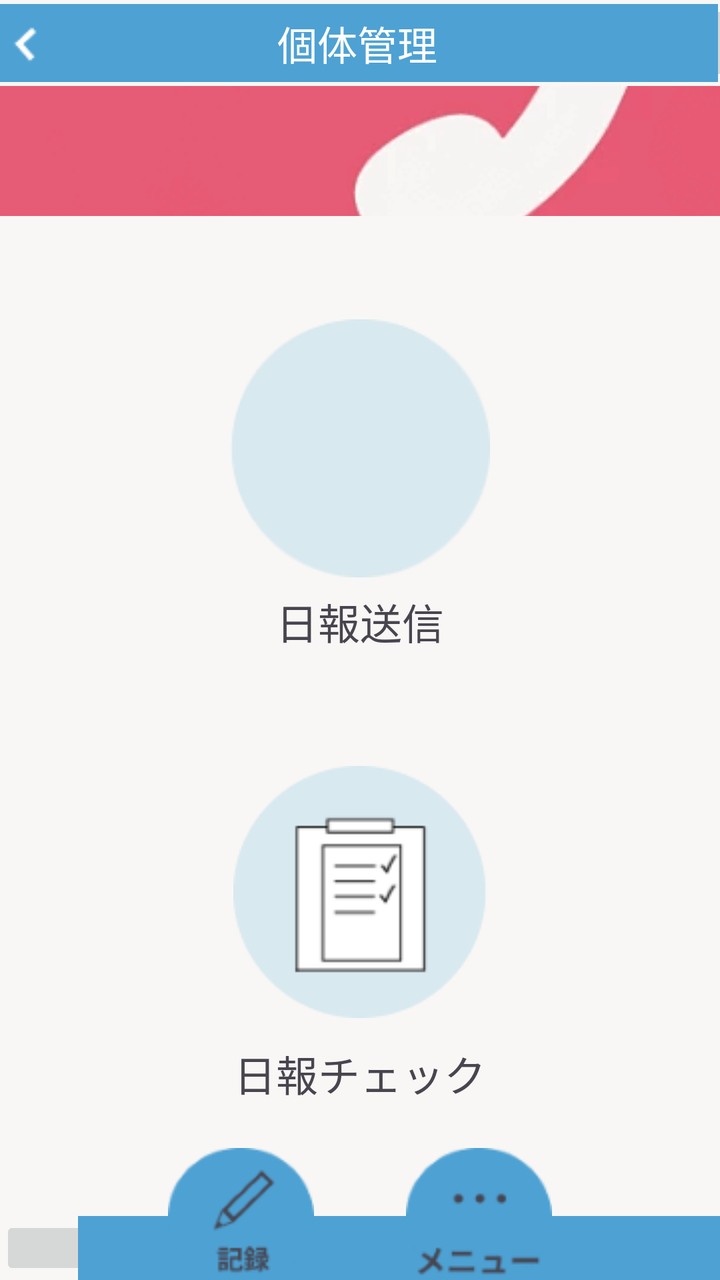
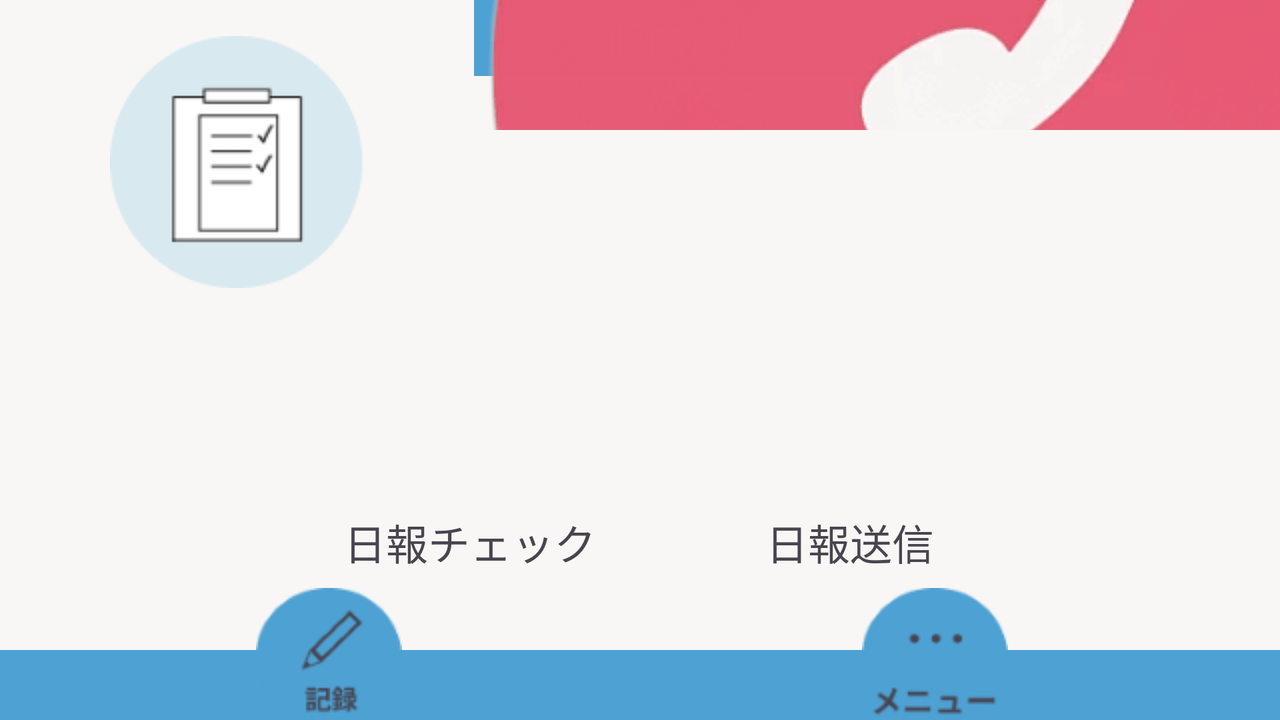

The same Android screen from two of the app's own layout files: first res/layout/ as a phone draws it, then the repository's variant for another configuration, drawn on a device whose configuration selects that folder. Both files follow.
<!-- AndroidManifest.xml: application theme Theme.ProjectBD2024 -->
<!-- res/layout/activity_daily_report_age.xml -->
<?xml version="1.0" encoding="utf-8"?>
<androidx.constraintlayout.widget.ConstraintLayout xmlns:android="http://schemas.android.com/apk/res/android"
    xmlns:app="http://schemas.android.com/apk/res-auto"
    xmlns:tools="http://schemas.android.com/tools"
    android:id="@+id/main"
    android:layout_width="match_parent"
    android:layout_height="match_parent"
    android:background="#F8F7F5"
    tools:context=".DailyReportAgeActivity">

    <LinearLayout
        android:layout_width="356dp"
        android:layout_height="490dp"
        android:orientation="vertical"
        app:layout_constraintEnd_toEndOf="parent"
        app:layout_constraintHorizontal_bias="0.49"
        app:layout_constraintStart_toStartOf="parent"
        app:layout_constraintTop_toBottomOf="@+id/contact"
        tools:ignore="RedundantNamespace">

        <ImageButton
            android:id="@+id/kiroku"
            android:layout_width="match_parent"
            android:layout_height="132dp"
            android:layout_marginTop="50dp"
            android:background="#00000000"
            android:src="@drawable/menu_icon"
            tools:ignore="ContentDescription,MissingConstraints,SpeakableTextPresentCheck" />

        <LinearLayout
            android:layout_width="match_parent"
            android:layout_height="wrap_content"
            android:orientation="horizontal">

            <TextView
                android:layout_width="match_parent"
                android:layout_height="wrap_content"
                android:layout_marginTop="5dp"
                android:gravity="center_horizontal"
                android:text="日報送信"
                android:textSize="21sp"
                tools:ignore="HardcodedText" />


        </LinearLayout>

        <ImageButton
            android:id="@+id/healthCheck"
            android:layout_width="match_parent"
            android:layout_height="140dp"
            android:layout_marginTop="50dp"
            android:background="#F8F7F5"
            android:src="@drawable/icon_nippo"
            tools:ignore="ContentDescription,MissingConstraints,SpeakableTextPresentCheck" />

        <LinearLayout
            android:layout_width="match_parent"
            android:layout_height="wrap_content"
            android:orientation="horizontal">

            <TextView
                android:layout_width="match_parent"
                android:layout_height="wrap_content"
                android:layout_marginTop="5dp"
                android:gravity="center_horizontal"
                android:text="日報チェック"
                android:textSize="21sp"
                tools:ignore="HardcodedText" />


        </LinearLayout>

    </LinearLayout>

    <ImageButton
        android:id="@+id/imageButton2"
        android:layout_width="437dp"
        android:layout_height="43dp"
        android:padding="0dp"
        android:src="@drawable/navi_top"
        app:layout_constraintEnd_toEndOf="parent"
        app:layout_constraintHorizontal_bias="0.521"
        app:layout_constraintStart_toStartOf="parent"
        tools:ignore="ContentDescription,MissingConstraints,SpeakableTextPresentCheck"
        tools:layout_editor_absoluteY="0dp" />


    <ImageButton
        android:layout_width="438dp"
        android:layout_height="32dp"
        android:padding="0dp"
        android:src="@drawable/navi_under"
        app:layout_constraintBottom_toBottomOf="parent"
        app:layout_constraintEnd_toEndOf="parent"
        app:layout_constraintHorizontal_bias="0.0"
        app:layout_constraintStart_toStartOf="parent"
        tools:ignore="ContentDescription,SpeakableTextPresentCheck" />

    <ImageButton
        android:id="@+id/contact"
        android:layout_width="wrap_content"
        android:layout_height="65dp"
        android:background="#00000000"
        android:padding="0dp"
        android:src="@drawable/phone"
        app:layout_constraintEnd_toEndOf="parent"
        app:layout_constraintTop_toBottomOf="@+id/imageButton2"
        tools:ignore="ContentDescription,MissingConstraints,SpeakableTextPresentCheck" />

    <ImageButton
        android:id="@+id/back"
        android:layout_width="wrap_content"
        android:layout_height="wrap_content"
        android:background="#00000000"
        android:padding="0dp"
        android:src="@drawable/back"
        app:layout_constraintBottom_toBottomOf="@+id/imageButton2"
        app:layout_constraintStart_toStartOf="parent"
        app:layout_constraintTop_toTopOf="parent"
        tools:ignore="ContentDescription,TouchTargetSizeCheck,SpeakableTextPresentCheck" />

    <TextView
        android:id="@+id/textView2"
        android:layout_width="wrap_content"
        android:layout_height="wrap_content"
        android:text="個体管理"
        android:textColor="#FFFFFF"
        android:textSize="20sp"
        app:layout_constraintBottom_toBottomOf="@+id/imageButton2"
        app:layout_constraintEnd_toEndOf="@+id/imageButton2"
        app:layout_constraintStart_toStartOf="@+id/imageButton2"
        app:layout_constraintTop_toTopOf="parent"
        tools:ignore="HardcodedText,MissingConstraints" />

    <ImageButton
        android:id="@+id/btnVoice"
        android:layout_width="wrap_content"
        android:layout_height="wrap_content"
        android:layout_marginStart="84dp"
        android:background="#00000000"
        android:padding="0dp"
        android:src="@drawable/navi_button1"

        app:layout_constraintBottom_toBottomOf="parent"
        app:layout_constraintStart_toStartOf="parent"
        tools:ignore="ContentDescription,MissingConstraints,SpeakableTextPresentCheck" />

    <ImageButton
        android:id="@+id/btnMenu"
        android:layout_width="wrap_content"
        android:layout_height="wrap_content"
        android:layout_marginEnd="84dp"
        android:background="#00000000"
        android:padding="0dp"
        android:src="@drawable/navi_button2"
        app:layout_constraintBottom_toBottomOf="parent"
        app:layout_constraintEnd_toEndOf="parent"
        tools:ignore="ContentDescription,SpeakableTextPresentCheck" />


</androidx.constraintlayout.widget.ConstraintLayout>
<!-- resources referenced by this layout -->
<resources>
  <!-- drawable back: png bitmap (drawable, 510 bytes) -->
  <!-- drawable icon_nippo: png bitmap (drawable, 3413 bytes) -->
  <!-- drawable menu_icon: png bitmap (drawable, 4017 bytes) -->
  <!-- drawable navi_button1: png bitmap (drawable, 3920 bytes) -->
  <!-- drawable navi_button2: png bitmap (drawable, 3163 bytes) -->
  <!-- drawable navi_top: png bitmap (drawable, 268 bytes) -->
  <!-- drawable navi_under: png bitmap (drawable, 301 bytes) -->
  <!-- drawable phone: png bitmap (drawable, 61895 bytes) -->
  <style name="Theme.ProjectBD2024" parent="Base.Theme.ProjectBD2024" />
  <style name="Base.Theme.ProjectBD2024" parent="Theme.Material3.DayNight.NoActionBar">
          
          
      </style>
</resources>
<!-- res/layout-land/activity_daily_report_age.xml (the repository's variant of the layout above) -->
<!-- drawn on the phone turned sideways -->
<?xml version="1.0" encoding="utf-8"?>
<androidx.constraintlayout.widget.ConstraintLayout xmlns:android="http://schemas.android.com/apk/res/android"
    xmlns:app="http://schemas.android.com/apk/res-auto"
    xmlns:tools="http://schemas.android.com/tools"
    android:id="@+id/main"
    android:layout_width="match_parent"
    android:layout_height="match_parent"
    android:background="#F8F7F5"
    tools:context=".DailyReportAgeActivity">

    
    <ImageButton
        android:id="@+id/imageButton2"
        android:layout_width="733dp"
        android:layout_height="38dp"
        android:padding="0dp"
        android:src="@drawable/tab_var"
        app:layout_constraintEnd_toEndOf="parent"
        app:layout_constraintHorizontal_bias="0.521"
        app:layout_constraintStart_toStartOf="parent"
        tools:ignore="ContentDescription,MissingConstraints,SpeakableTextPresentCheck"
        tools:layout_editor_absoluteY="0dp" />

    <ImageButton
        android:id="@+id/back"
        android:layout_width="wrap_content"
        android:layout_height="wrap_content"
        android:background="#00000000"
        android:padding="0dp"
        android:src="@drawable/tab_back"
        app:layout_constraintBottom_toBottomOf="@+id/imageButton2"
        app:layout_constraintStart_toStartOf="parent"
        app:layout_constraintTop_toTopOf="parent"
        tools:ignore="ContentDescription,SpeakableTextPresentCheck,TouchTargetSizeCheck" />

    <TextView
        android:id="@+id/textView2"
        android:layout_width="wrap_content"
        android:layout_height="wrap_content"
        android:text="個体管理"
        android:textColor="#FFFFFF"
        android:textSize="20sp"
        app:layout_constraintBottom_toBottomOf="@+id/imageButton2"
        app:layout_constraintEnd_toEndOf="@+id/imageButton2"
        app:layout_constraintStart_toStartOf="parent"
        app:layout_constraintTop_toTopOf="parent"
        tools:ignore="HardcodedText,MissingConstraints" />

    

    
    <ImageButton
        android:layout_width="734dp"
        android:layout_height="35dp"
        android:elevation="2dp"
        android:padding="0dp"
        android:src="@drawable/tab_var"
        app:layout_constraintBottom_toBottomOf="parent"
        app:layout_constraintEnd_toEndOf="parent"
        app:layout_constraintHorizontal_bias="0.0"
        app:layout_constraintStart_toStartOf="parent"
        tools:ignore="ContentDescription,SpeakableTextPresentCheck" />


    <ImageButton
        android:id="@+id/btnVoice"
        android:layout_width="wrap_content"
        android:layout_height="wrap_content"
        android:layout_marginStart="128dp"
        android:background="#00000000"
        android:elevation="2dp"
        android:padding="0dp"
        android:src="@drawable/navi_button1"
        app:layout_constraintBottom_toBottomOf="parent"
        app:layout_constraintStart_toStartOf="parent"
        tools:ignore="ContentDescription,MissingConstraints,SpeakableTextPresentCheck" />

    <ImageButton
        android:id="@+id/btnMenu"
        android:layout_width="wrap_content"
        android:layout_height="wrap_content"
        android:layout_marginEnd="136dp"
        android:background="#00000000"
        android:elevation="2dp"
        android:padding="0dp"
        android:src="@drawable/navi_button2"
        app:layout_constraintBottom_toBottomOf="parent"
        app:layout_constraintEnd_toEndOf="parent"
        tools:ignore="ContentDescription,SpeakableTextPresentCheck" />
    


    <ImageButton
        android:id="@+id/kiroku"
        android:layout_width="228dp"
        android:layout_height="162dp"
        android:background="#00000000"
        android:src="@drawable/menu_icon"
        tools:ignore="ContentDescription,MissingConstraints,SpeakableTextPresentCheck"
        tools:layout_editor_absoluteX="148dp"
        tools:layout_editor_absoluteY="134dp" />

    <TextView
        android:layout_width="237dp"
        android:layout_height="38dp"
        android:gravity="center_horizontal"
        android:text="日報送信"
        android:textSize="21sp"
        app:layout_constraintBottom_toBottomOf="parent"
        app:layout_constraintEnd_toEndOf="parent"
        app:layout_constraintHorizontal_bias="0.761"
        app:layout_constraintStart_toStartOf="parent"
        app:layout_constraintTop_toTopOf="parent"
        app:layout_constraintVertical_bias="0.793"
        tools:ignore="HardcodedText" />

    <ImageButton
        android:id="@+id/healthCheck"
        android:layout_width="237dp"
        android:layout_height="162dp"
        android:background="#F8F7F5"
        android:src="@drawable/icon_nippo"
        tools:ignore="ContentDescription,MissingConstraints,SpeakableTextPresentCheck"
        tools:layout_editor_absoluteX="376dp"
        tools:layout_editor_absoluteY="134dp" />

    <TextView
        android:layout_width="228dp"
        android:layout_height="38dp"
        android:gravity="center_horizontal"
        android:text="日報チェック"
        android:textSize="21sp"
        app:layout_constraintBottom_toBottomOf="parent"
        app:layout_constraintEnd_toEndOf="parent"
        app:layout_constraintHorizontal_bias="0.294"
        app:layout_constraintStart_toStartOf="parent"
        app:layout_constraintTop_toTopOf="parent"
        app:layout_constraintVertical_bias="0.793"
        tools:ignore="HardcodedText" />

    <ImageButton
        android:id="@+id/contact"
        android:layout_width="wrap_content"
        android:layout_height="65dp"
        android:background="#00000000"
        android:padding="0dp"
        android:src="@drawable/phone"
        app:layout_constraintEnd_toEndOf="parent"
        tools:ignore="ContentDescription,MissingConstraints,SpeakableTextPresentCheck"
        tools:layout_editor_absoluteY="43dp" />


</androidx.constraintlayout.widget.ConstraintLayout>
<!-- resources referenced by the variant -->
<!-- as the phone turned sideways resolves them -->
<resources>
  <!-- drawable icon_nippo: png bitmap (drawable, 3413 bytes) -->
  <!-- drawable menu_icon: png bitmap (drawable, 4017 bytes) -->
  <!-- drawable navi_button1: png bitmap (drawable, 3920 bytes) -->
  <!-- drawable navi_button2: png bitmap (drawable, 3163 bytes) -->
  <!-- drawable phone: png bitmap (drawable, 61895 bytes) -->
  <!-- drawable tab_back: png bitmap (drawable, 1157 bytes) -->
  <!-- drawable tab_var: png bitmap (drawable, 729 bytes) -->
  <style name="Theme.ProjectBD2024" parent="Base.Theme.ProjectBD2024" />
  <style name="Base.Theme.ProjectBD2024" parent="Theme.Material3.DayNight.NoActionBar">
          
          
      </style>
</resources>
